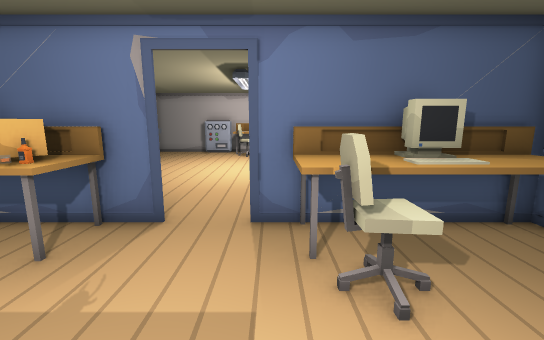
view 1 (above)

12 first-person views from a walk through a scene from a Unity 3-D project. The camera is 1.2 m above the floor, tilts 10° down and sees 90° across. Doors are open. The floor is counted in squares, 0.53 m on a side. Each view is taken from the middle of a square. On the plan, view 1 faces up. The plan holds only what a view shows up to about 17 squares ahead; the rest is blank. The place goes on beyond the plan. The player character is not drawn.

view 2
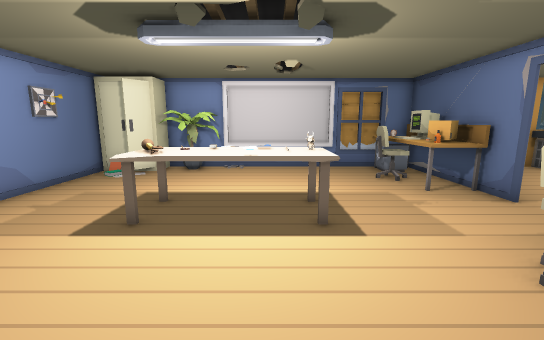

view 3
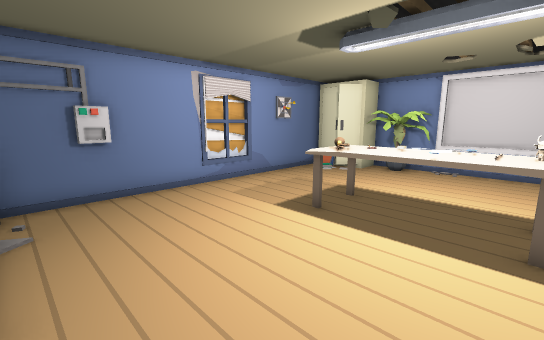

view 4
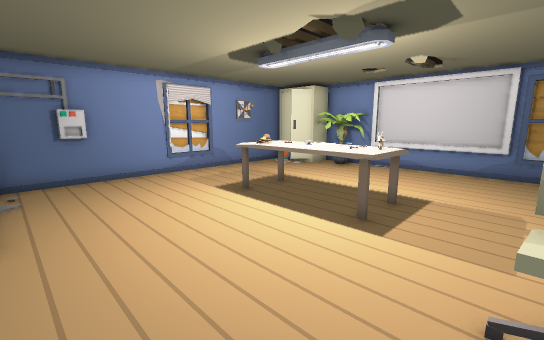

view 5
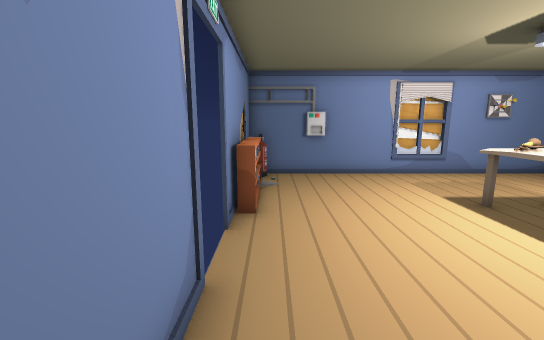

view 6
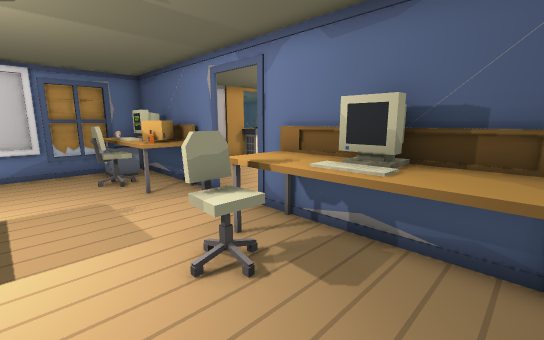

view 7
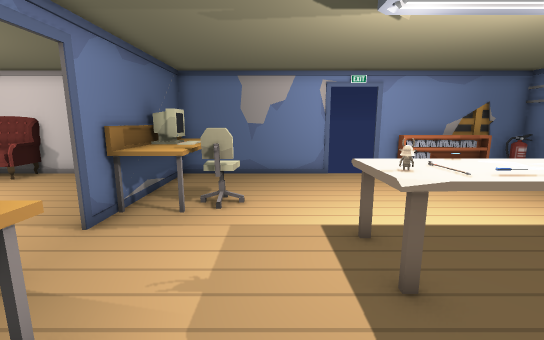

view 8
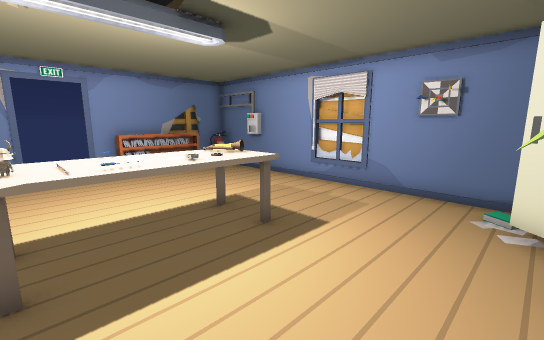

view 9
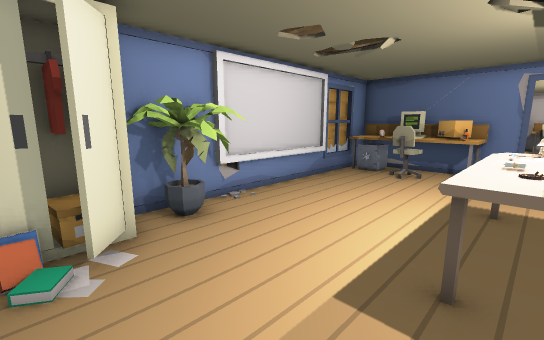

view 10
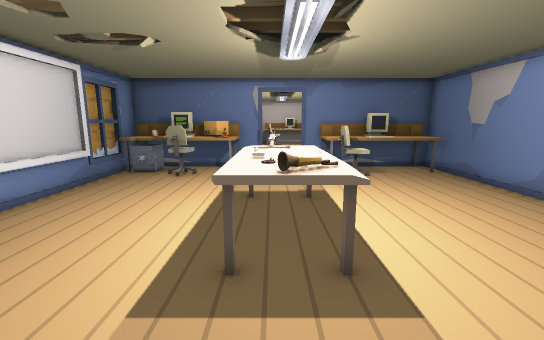

view 11
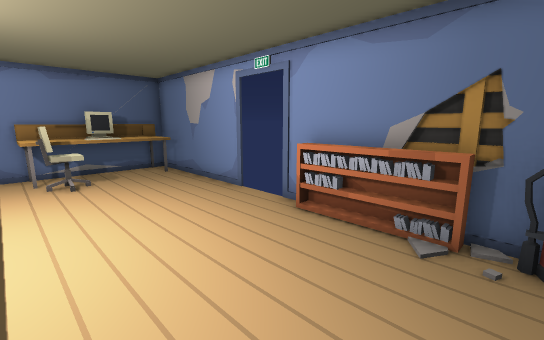

view 12
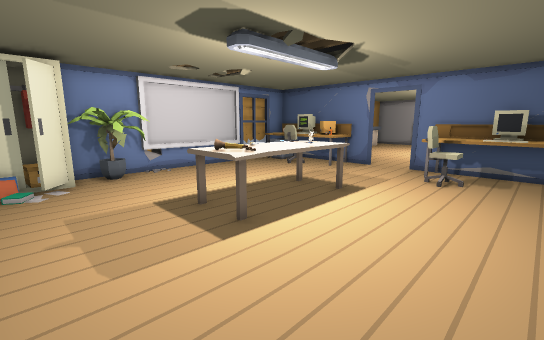

### Floor plan
Key: @ floor where view 1 was taken; # wall or solid block; . main floor; : floor 0.25 m higher than the main floor; D open door; B bottle; O other object.
Columns run from 9 left of view 1 to 6 right of it. Each row starts with its distance up from view 1.
  7       .....
  6 ##### #.D#######
  5 #OOOOB..DOOOOOO#
  4 #OOOOO....OOOOO#
  3 #..O......OO...#
  2 #..............#
  1 #..............#
  0 #.....OOO@.....#
 -1 #.....OO ......
 -2 #.....OOO......
 -3 # . ..OOO......#
 -4 #OO...OOO.....OO
 -5 OOO...........OO
 -6 #OO...........OO
 -7 OOO...........O#
 -8 #O:...........O#
 -9 ################

Where each view was taken, in squares from view 1:
view 1: 0 up, 0 right, facing up
view 2: 1 down, 5 right, facing left
view 3: 0 up, 5 right, facing down-left
view 4: 3 up, 5 right, facing down-left
view 5: 3 up, 5 right, facing down
view 6: 1 up, 5 right, facing up-left
view 7: 2 up, 6 left, facing right
view 8: 0 up, 7 left, facing down-right
view 9: 8 down, 2 left, facing up-left
view 10: 8 down, 2 left, facing up
view 11: 8 down, 0 right, facing up-right
view 12: 8 down, 4 right, facing up-left
